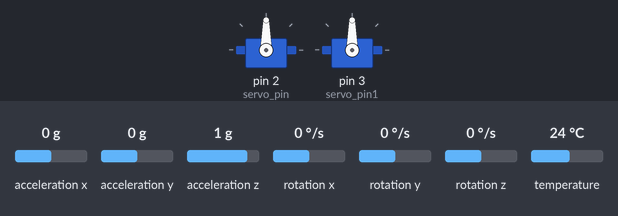
Simulated run of this sketch. Board: Arduino Uno, built with avr-gcc and run on an emulated ATmega328P. Parts: 2 × servo. Inputs (shaded band) come from the test bench; at power-on: acceleration x 0 g, acceleration y 0 g, acceleration z 1 g, rotation x 0 °/s, rotation y 0 °/s, rotation z 0 °/s, temperature 24 °C. What the sketch prints to the serial monitor is not drawn.

Above: at 1.7 s.
1.8 s: acceleration x set to -1.4 g
At 2.7 s:
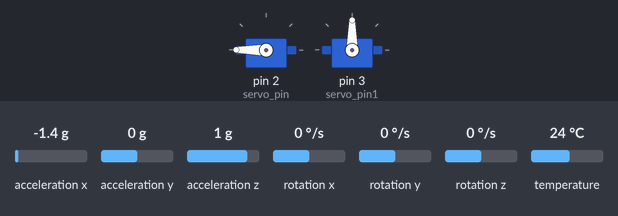
3.5 s: acceleration y set to -1.4 g
At 4.2 s:
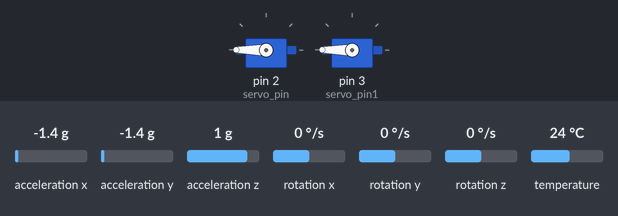
5.0 s: acceleration x set to 0 g
At 5.7 s:
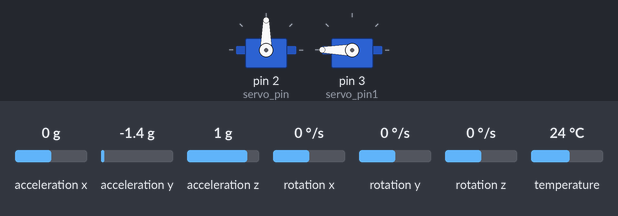
6.5 s: acceleration y set to -0.8 g
At 7.1 s:
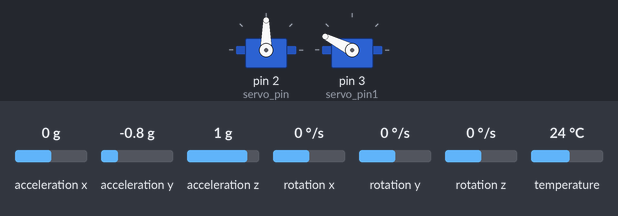
8.0 s: acceleration x set to -0.8 g
At 8.6 s:
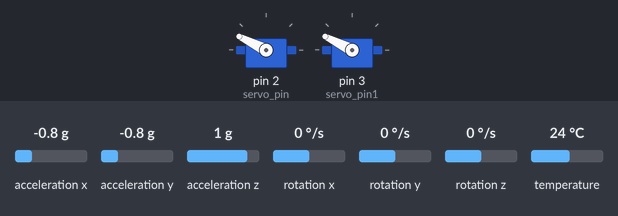
9.5 s: acceleration y set to 0 g
At 10.1 s:
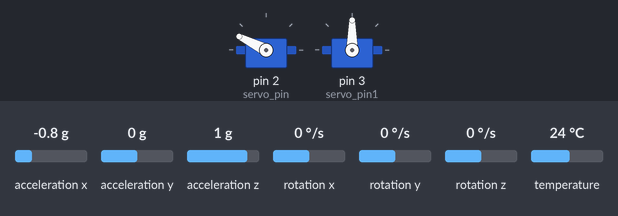
Timing chart, 0 to 12.0 s (numbered marks = the images above; inputs shaded):
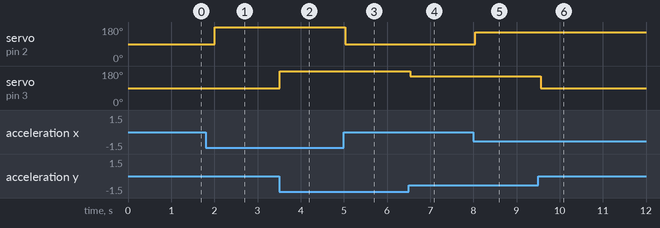

The sketch:

camera_stabilizer_code.ino
```cpp
#include <Adafruit_MPU6050.h>
#include <Adafruit_Sensor.h>
#include <Servo.h>

Servo sg90; // motor x // pin 2
Servo sg90two; // motor y // pin 3


int servo_pin = 2; // motor x
int servo_pin1 = 3; // motor y

Adafruit_MPU6050 myAccel;

char tmp_str[7]; // temporary variable used in convert function

// converts int16 to string. Moreover, resulting strings will have the same length in the debug monitor
char* convert_int16_to_str(int16_t i) {
  sprintf(tmp_str, "%6d", i);
  return tmp_str;
}

void setup() {
  // put your setup code here, to run once:
  Serial.begin(9600); // The serial monitor begins
  Serial.println  ( "Initializing the sensor" );

  sg90.attach ( servo_pin ); // This code sets the servo motor PIN
  sg90two.attach ( servo_pin1 ); // This code sets the servo motor PIN


  myAccel.begin(); /* doesn't work change myAccel to Serial+ need */

  sg90.write(90); // Servo motor turns to starting position
  sg90two.write(90); // Servo motor turns to starting position

  delay(500); // delay

}

void loop() {
  // put your main code here, to run repeatedly:

  sensors_event_t a, g, temp; // Get new sensor events with the readings
  myAccel.getEvent(&a, &g, &temp);

  int x_value = a.acceleration.x; // Accelerator X-axis values are put into the variable
  int y_value = a.acceleration.y; // Accelerator Y-axis values are put into the variable

  x_value = map(x_value, -10, 10, 180, 0); // This value is converted from 0 to 180
  y_value = map(y_value, -10, 10, 180, 0); // This value is converted from 0 to 180


   sg90two.write(y_value); // This code line rotate the servo motor y using y_value
   sg90.write(x_value); // This code line rotate the servo motor x using x_value


  Serial.print("aX = "); Serial.print(convert_int16_to_str(x_value));
  Serial.print(" | aY = "); Serial.print(convert_int16_to_str(y_value));


  delay(500);

}
```

Measured:
- after the input at 1.8 s, servo on pin 2 (servo_pin): 90° → 180° after 0.21 s
- after the input at 3.5 s, servo on pin 3 (servo_pin1): 90° → 180° at once
- after the input at 5.0 s, servo on pin 2 (servo_pin): 180° → 90° at once
- after the input at 6.5 s, servo on pin 3 (servo_pin1): 180° → 153° at once
- after the input at 8.0 s, servo on pin 2 (servo_pin): 90° → 153° after 0.05 s
- after the input at 9.5 s, servo on pin 3 (servo_pin1): 153° → 90° after 0.06 s
